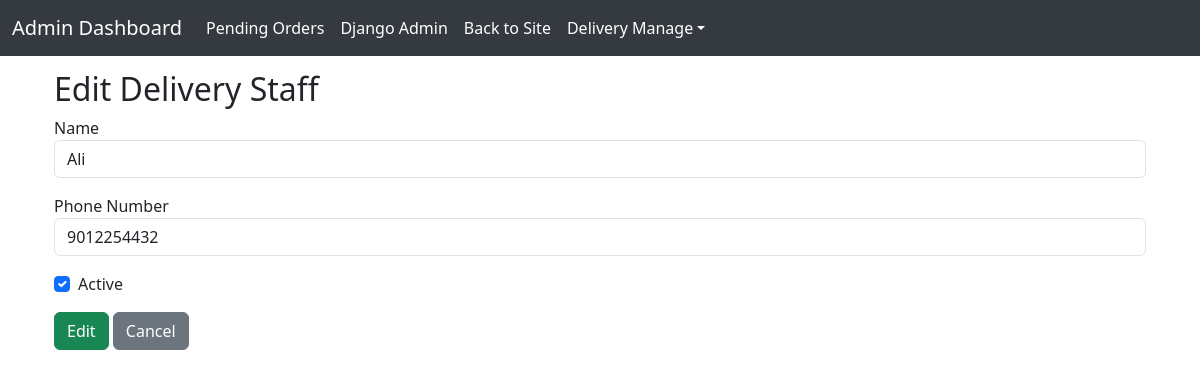
/delivery_staff_edit/1/, run on the app's committed database.
### my_app/models.py (models this page shows, shortened)
class DeliveryStaff(models.Model):
    user=models.OneToOneField(User,on_delete=models.CASCADE)
    name=models.CharField(max_length=100,null=True)
    number=models.CharField(max_length=15,null=True,blank=True)
    is_active=models.BooleanField(default=True)

### my_app/views.py (the view)
# urls.py: path('delivery_staff_edit/<int:staff_id>/',views.delivery_staff_edit,name='delivery_staff_edit'),
def delivery_staff_edit(request,staff_id):
    staff=get_object_or_404(DeliveryStaff,id=staff_id)
    if request.method=='POST':
        staff.name=request.POST.get('name')
        staff.number=request.POST.get('number')
        staff.is_active=request.POST.get('is_active')=='on'
        staff.save()
        return redirect('delivery_staff_list')
    return render(request,'add_delivery_staff.html',{'action':'Edit','staff':staff})

### templates/add_delivery_staff.html (shortened to what this page needs)
{% extends 'base.html' %}
{% block content %}
<div class="container">
    <h2>{{ action }} Delivery Staff</h2>
    <form method="POST">
        <div class="mb-3">
            <label>Name</label>
            <input type="text" name="name" class="form-control" value="{{ staff.name|default:'' }}" required>
        </div>
        <div class="mb-3">
            <label>Phone Number</label>
            <input type="text" name="number" class="form-control" value="{{ staff.number|default:'' }}">
        </div>
        <div class="form-check mb-3">
            <input type="checkbox" name="is_active" class="form-check-input" id="activeCheck"
                {% if staff and staff.is_active %}checked{% endif %}>
            <label class="form-check-label" for="activeCheck">Active</label>
        </div>
        <button type="submit" class="btn btn-success">{{ action }}</button>
        <a href="{% url 'delivery_staff_list' %}" class="btn btn-secondary">Cancel</a>
    </form>
</div>
{% endblock %}

### templates/base.html (style rules this page uses)
body { padding-top: 70px; }

### data on the page
DeliveryStaff: name "Ali", number "9012254432", is_active "☑"

### other printed values
{{ action }} "Edit"
